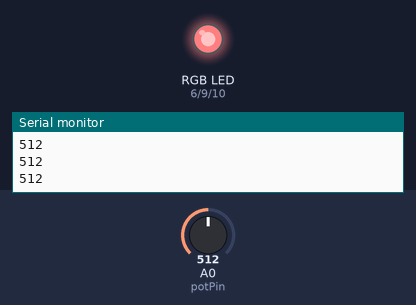
A sketch run on a simulated Arduino Uno, built with avr-gcc and run on an emulated ATmega328P. On the bench: an RGB LED mixed from three pins (HIGH = lit), the last lines printed to the serial monitor. Inputs (shaded band) come from the test bench; at power-on: A0 (potPin) = 512.

Above: at 1.2 s.
1.3 s: A0 (potPin) set to 331
At 1.9 s:
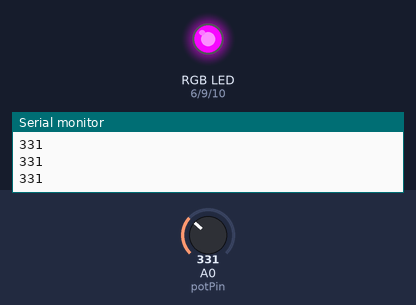
2.8 s: A0 (potPin) set to 511
At 3.3 s:
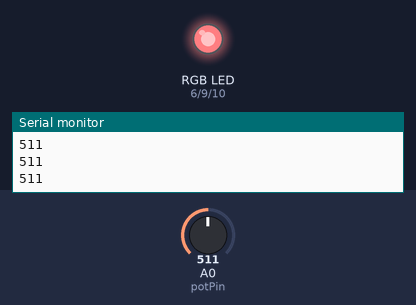
4.3 s: A0 (potPin) set to 693
At 4.7 s:
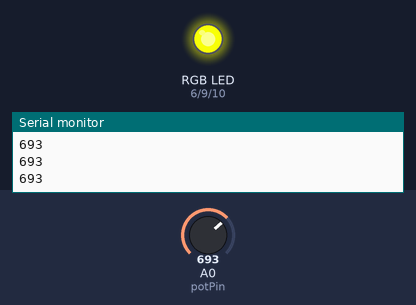
5.8 s: A0 (potPin) set to 900
At 6.6 s:
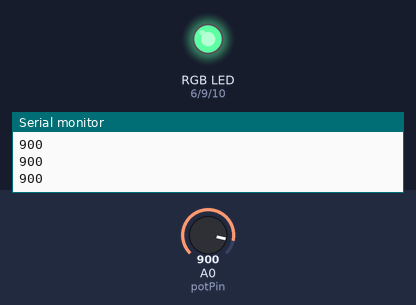
7.3 s: A0 (potPin) set to 1023
At 8.0 s:
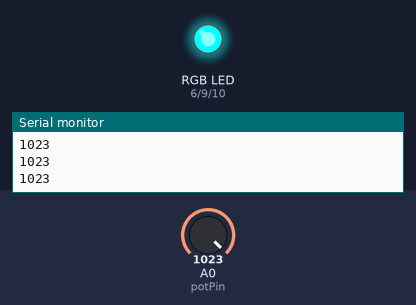
8.8 s: A0 (potPin) set to 122
At 9.9 s:
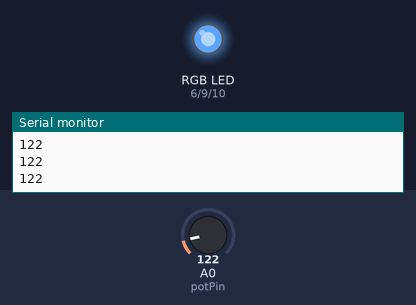
Timing chart, 0 to 11.3 s (numbered marks = the images above; inputs shaded):
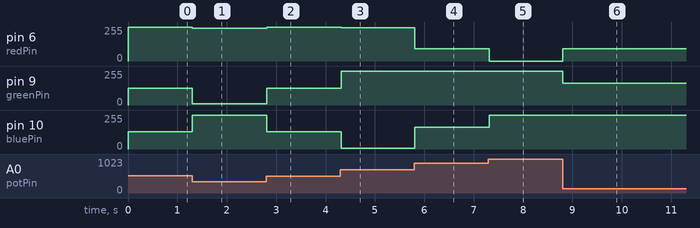

The sketch:

AS-ShieldRGB.ino
```cpp
/*  ArduSensor Shield - RGB

QColor Demo with the ArduSensor Shield.  This demonstrates one of the many uses for the
RGB LED, changing the color with an ArduSensor.

The parts from Qtechknow that you will need are:
Any Kind of ArduSensor
ArduSensor Shield

created 23 May 12
by Quin (Qtechknow)
*/

int redPin = 6;
int greenPin = 9;
int bluePin = 10;
int potPin = A0;
int val = 0;

void setup()
{
    pinMode(redPin, OUTPUT);
    pinMode(greenPin, OUTPUT);
    pinMode(bluePin, OUTPUT);

    Serial.begin(9600);
}

void loop()
{
    //Read the potentiometer (color wheel).
    val = analogRead(potPin);
    Serial.println(val);

    //Red-orange-yellow-green spectrum
    if ( val <= 341 )
    {
        //We now know the val is between 0 and 341.
        //Map the val to 0-255 for the LED.
        val = map(val, 0, 341, 0, 255);

        //Higher val turns red down.
        //Lower val turns red up (common anode).
        analogWrite(redPin, val);

        //Write the complimentary amount to the green pin.
        //The mixed color values add up to 255.
        //This keeps the LED at constant brightness.
        analogWrite(greenPin, 255-val);

        //Turn blue pin off.
        analogWrite(bluePin, 255);
    }

    //Green-teal-blue spectrum
    else if ( val <= 683 )
    {
        //We now know the val is between 341 and 683.
        //Map the val to 0-255 for the LED.
        val = map(val, 341, 683, 0, 255);

        //Higher val turns green down.
        //Lower val turns green up (common anode).
        analogWrite(greenPin, val);

        //Write the complimentary amount to the blue pin.
        //The mixed color values add up to 255.
        //This keeps the LED at constant brightness.
        analogWrite(bluePin, 255-val);

        //Turn red pin off.
        analogWrite(redPin, 255);
    }

    //Blue-indigo-purple-red spectrum.
    else
    {
        //We now know the val is between 683 and 1023.
        //Map the val to 0-255 for the LED.
        val = map(val, 683, 1023, 0, 255);

        //Higher val turns blue down.
        //Lower val turns blue up (common anode).
        analogWrite(bluePin, val);

        //Write the complimentary amount to the red pin.
        //The mixed color values add up to 255.
        //This keeps the LED at constant brightness.
        analogWrite(redPin, 255-val);

        //Turn green pin off.
        analogWrite(greenPin, 255);
    }

    //Sampling rate.
    delay(20);
}
```

ArduSensorShield-Demo.ino
```cpp

```

Measured:
- after the input at 1.3 s, pin 6 (redPin): 255/255 → 247/255 at once; pin 9 (greenPin): 127/255 → 8/255 at once; pin 10 (bluePin): 128/255 → 255/255 at once
- after the input at 2.8 s, pin 6 (redPin): 247/255 → 255/255 at once; pin 9 (greenPin): 8/255 → 126/255 at once; pin 10 (bluePin): 255/255 → 129/255 at once
- after the input at 4.3 s, pin 6 (redPin): 255/255 → 248/255 at once; pin 9 (greenPin): 126/255 → 255/255 at once; pin 10 (bluePin): 129/255 → 7/255 at once
- after the input at 5.8 s, pin 6 (redPin): 248/255 → 93/255 at once; pin 10 (bluePin): 7/255 → 162/255 at once
- after the input at 7.3 s, pin 6 (redPin): 93/255 → 0/255 at once; pin 10 (bluePin): 162/255 → 255/255 at once
- after the input at 8.8 s, pin 6 (redPin): 0/255 → 91/255 at once; pin 9 (greenPin): 255/255 → 164/255 at once
